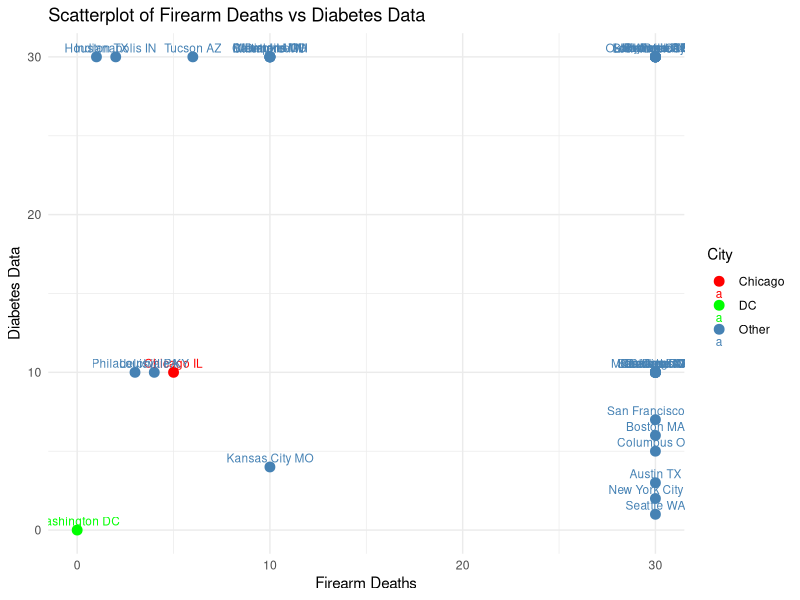
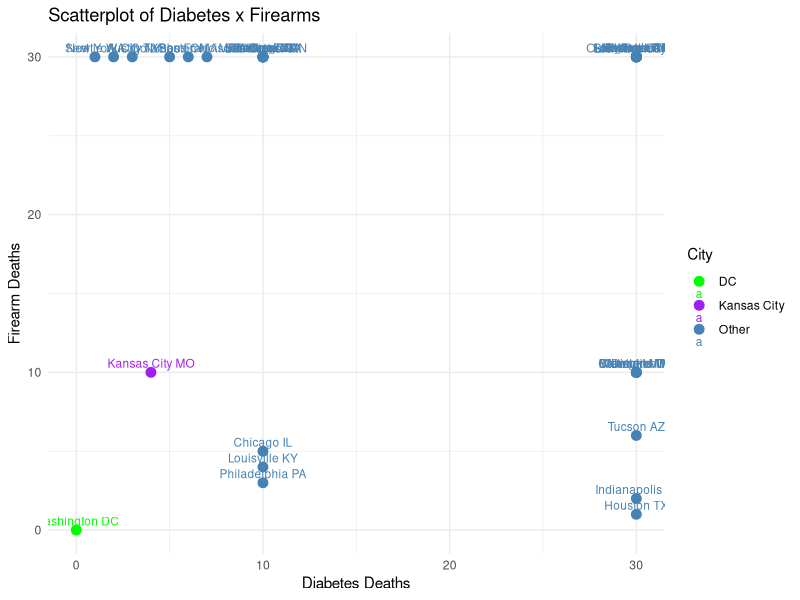

Here is the R script that generated these plots, in order:
## ---- chunk 1
library(tidyverse)

# create the empty dataset
data.rankings = data.frame(
  "City" = c(
    "Austin TX",
    "Baltimore MD",
    "Boston MA",
    "Charlotte NC",
    "Chicago IL",
    "Cleveland OH",
    "Columbus OH",
    "Dallas TX",
    "Denver CO",
    "Detroit MI",
    "El Paso TX",
    "Houston TX",
    "Indianapolis IN",
    "Kansas City MO",
    "Las Vegas NV",
    "Long Beach CA",
    "Los Angeles CA",
    "Louisville KY",
    "Memphis TN",
    "Milwaukee WI",
    "Minneapolis MN",
    "Nashville TN",
    "New York City NY",
    "Oakland CA",
    "Oklahoma City OK",
    "Philadelphia PA",
    "Phoenix AZ",
    "Portland OR",
    "San Antonio TX",
    "San Diego CA",
    "San Francisco CA",
    "San Jose CA",
    "Seattle WA",
    "Tucson AZ",
    "Washington DC"
  )
)

##### FIRST METRIC (Firearm Death Rate)
# Default all cities to 30
data.rankings$firearm.deaths = 30  

# Assign custom values
# these are based on manually determining similarity
data.rankings$firearm.deaths[data.rankings$City == "Indianapolis IN"] <- 2
data.rankings$firearm.deaths[data.rankings$City == "Philadelphia PA"] <- 3
data.rankings$firearm.deaths[data.rankings$City == "Louisville KY"]   <- 4
data.rankings$firearm.deaths[data.rankings$City == "Tucson AZ"]       <- 6
data.rankings$firearm.deaths[data.rankings$City == "Houston TX"]      <- 1
data.rankings$firearm.deaths[data.rankings$City == "Chicago IL"]      <- 5

# Assign 10s
# these are not the most similar, but the next tier
ten_cities <- c("Memphis TN", "Detroit MI", "Cleveland OH", 
                "Milwaukee WI", "Baltimore MD", "Kansas City MO")
data.rankings$firearm.deaths[data.rankings$City %in% ten_cities] <- 10

# Assign Washington DC = 0
# DC gets assigned a 0 for every dataset
data.rankings$firearm.deaths[data.rankings$City == "Washington DC"] <- 0

##### SECOND METRIC
# BUCKET C
# Default all cities to 30
data.rankings$diabetes.deaths = 30  

# BUCKET A
# Assign custom values
# these are based on manually determining similarity
data.rankings$diabetes.deaths[data.rankings$City == "Seattle WA"] <- 1
data.rankings$diabetes.deaths[data.rankings$City == "New York City NY"] <- 2
data.rankings$diabetes.deaths[data.rankings$City == "Austin TX"]   <- 3
data.rankings$diabetes.deaths[data.rankings$City == "Kansas City MO"] <- 4
data.rankings$diabetes.deaths[data.rankings$City == "Columbus OH"]      <- 5
data.rankings$diabetes.deaths[data.rankings$City == "Boston MA"]      <- 6
data.rankings$diabetes.deaths[data.rankings$City == "San Francisco CA"] <- 7

# BUCKET B
# Assign 10s
# these are not the most similar, but the next tier
ten_cities <- c("Chicago IL", "Philadelphia PA", "Louisville KY", "Minneapolis MN",
                "San Diego CA", "Denver CO", "Las Vegas NV", "Oakland CA", "Charlotte NC",
                "San Jose CA", "Dallas TX")
data.rankings$diabetes.deaths[data.rankings$City %in% ten_cities] <- 10

# Assign Washington DC = 0
data.rankings$diabetes.deaths[data.rankings$City == "Washington DC"] <- 0
## ---- chunk 2
# Add a highlight column
data.rankings$Highlight <- ifelse(data.rankings$City == "Washington DC", "DC",
                                  ifelse(data.rankings$City == "Chicago IL", "Chicago", "Other"))

ggplot(data.rankings, aes(x = firearm.deaths, y = diabetes.deaths, label = City, color = Highlight)) +
  geom_point(size = 3) +
  geom_text(vjust = -0.5, size = 3) +
  scale_color_manual(values = c("DC" = "green", "Chicago" = "red", "Other" = "steelblue")) +
  labs(
    title = "Scatterplot of Firearm Deaths vs Diabetes Data",
    x = "Firearm Deaths",
    y = "Diabetes Data",
    color = "City"
  ) +
  theme_minimal()
## ---- chunk 3
# Add a highlight column
data.rankings$Highlight <- ifelse(data.rankings$City == "Washington DC", "DC",
                                  ifelse(data.rankings$City == "Kansas City MO", "Kansas City", "Other"))

ggplot(data.rankings, aes(x = diabetes.deaths, y = firearm.deaths, label = City, color = Highlight)) +
  geom_point(size = 3) +
  geom_text(vjust = -0.5, size = 3) +
  scale_color_manual(values = c("DC" = "green", "Kansas City" = "purple", "Other" = "steelblue")) +
  labs(
    title = "Scatterplot of Diabetes x Firearms",
    x = "Diabetes Deaths",
    y = "Firearm Deaths",
    color = "City"
  ) +
  theme_minimal()
